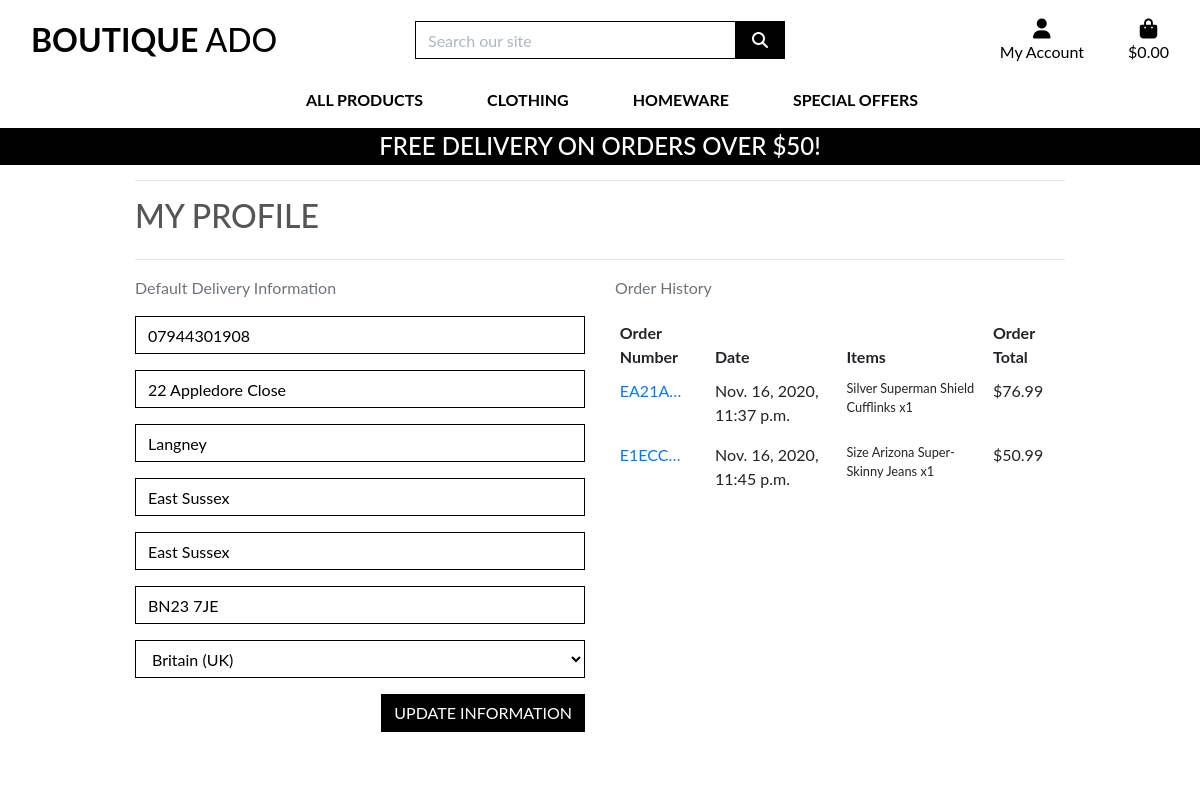
The app's page /profile/ (signed in), older data.
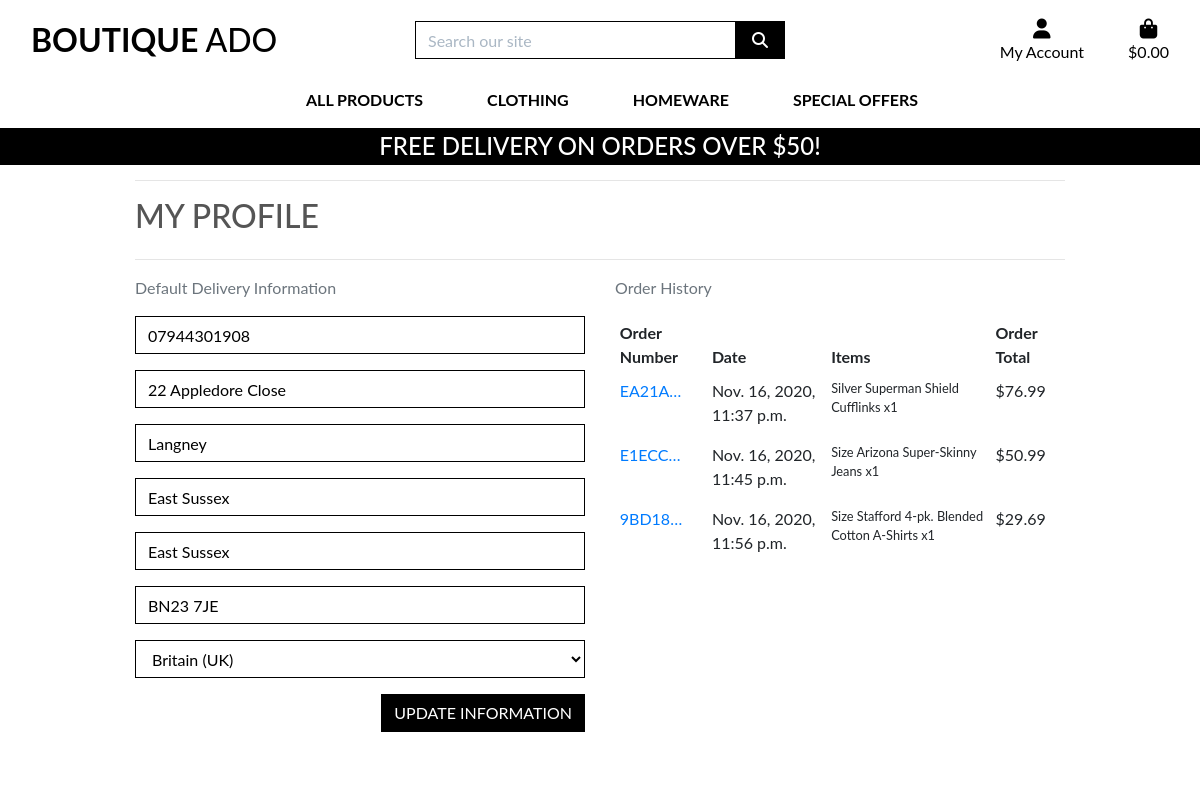
The same page, newer data.
### profiles/models.py (models this page shows, shortened)
class UserProfile(models.Model):
    user = models.OneToOneField(User, on_delete=models.CASCADE)
    default_phone_number = models.CharField(max_length=20, null=True, blank=True)
    default_street_address1 = models.CharField(max_length=80, null=True, blank=True)
    default_street_address2 = models.CharField(max_length=80, null=True, blank=True)
    default_town_or_city = models.CharField(max_length=40, null=True, blank=True)
    default_county = models.CharField(max_length=80, null=True, blank=True)
    default_postcode = models.CharField(max_length=20, null=True, blank=True)
    default_country = CountryField(blank_label='Country', null=True, blank=True)

### checkout/models.py (models this page shows, shortened)
class Order(models.Model):
    order_number = models.CharField(max_length=32, null=False, editable=False)
    user_profile = models.ForeignKey(UserProfile, on_delete=models.SET_NULL,
                                     null=True, blank=True, related_name='orders')
    full_name = models.CharField(max_length=50, null=False, blank=False)
    email = models.EmailField(max_length=254, null=False, blank=False)
    phone_number = models.CharField(max_length=20, null=False, blank=False)
    country = CountryField(blank_label='Country *', null=False, blank=False)
    postcode = models.CharField(max_length=20, null=True, blank=True)
    town_or_city = models.CharField(max_length=40, null=False, blank=False)
    street_address1 = models.CharField(max_length=80, null=False, blank=False)
    street_address2 = models.CharField(max_length=80, null=True, blank=True)
    county = models.CharField(max_length=80, null=True, blank=True)
    date = models.DateTimeField(auto_now_add=True)
    delivery_cost = models.DecimalField(max_digits=6, decimal_places=2, null=False, default=0)
    order_total = models.DecimalField(max_digits=10, decimal_places=2, null=False, default=0)
    grand_total = models.DecimalField(max_digits=10, decimal_places=2, null=False, default=0)
    original_bag = models.TextField(null=False, blank=False, default='')
    stripe_pid = models.CharField(max_length=254, null=False, blank=False, default='')

class OrderLineItem(models.Model):
    order = models.ForeignKey(Order, null=False, blank=False, on_delete=models.CASCADE, related_name='lineitems')
    product = models.ForeignKey(Product, null=False, blank=False, on_delete=models.CASCADE)
    product_size = models.CharField(max_length=2, null=True, blank=True) # XS, S, M, L, XL
    quantity = models.IntegerField(null=False, blank=False, default=0)
    lineitem_total = models.DecimalField(max_digits=6, decimal_places=2, null=False, blank=False, editable=False)

### products/models.py (models this page shows, shortened)
class Product(models.Model):
    category = models.ForeignKey('Category', null=True, blank=True, on_delete=models.SET_NULL)
    sku = models.CharField(max_length=254, null=True, blank=True)
    name = models.CharField(max_length=254)
    description = models.TextField()
    has_sizes = models.BooleanField(default=False, null=True, blank=True)
    price = models.DecimalField(max_digits=6, decimal_places=2)
    rating = models.DecimalField(max_digits=6, decimal_places=2, null=True, blank=True)
    image_url = models.URLField(max_length=1024, null=True, blank=True)
    image = models.ImageField(null=True, blank=True)

### profiles/views.py (the view)
# urls.py: path('profile/', include('profiles.urls')),
def profile(request):
    profile = get_object_or_404(UserProfile, user=request.user)
    if request.method == 'POST':
        form = UserProfileForm(request.POST, instance=profile)
        if form.is_valid():
            form.save()
            messages.success(request, 'Profile updated successfully')
    form = UserProfileForm(instance=profile)
    orders = profile.orders.all()
    template = 'profiles/profile.html'
    context = {
        'form': form,
        'orders': orders,
        'on_profile_page': True
    }
    return render(request, template, context)

### profiles/forms.py
class UserProfileForm(forms.ModelForm):
    class Meta:
        model = UserProfile
        exclude = ('user',)
    def __init__(self, *args, **kwargs):
        super().__init__(*args, **kwargs)
        placeholders = {
            'default_phone_number': 'Phone Number',
            'default_postcode': 'Postal Code',
            'default_town_or_city': 'Town or City',
            'default_street_address1': 'Street Address 1',
            'default_street_address2': 'Street Address 2',
            'default_county': 'County, State or Locality',
        }
        self.fields['default_phone_number'].widget.attrs['autofocus'] = True
        for field in self.fields:
            if field != 'default_country':
                if self.fields[field].required:
                    placeholder = f'{placeholders[field]} *'
                else:
                    placeholder = placeholders[field]
                self.fields[field].widget.attrs['placeholder'] = placeholder
            self.fields[field].widget.attrs['class'] = 'border-black rounded-0 profile-form-input'
            self.fields[field].label = False

### bag/contexts.py (called while the page is built, shortened)
def bag_contents(request):
    bag_items = []
    total = 0
    product_count = 0
    bag = request.session.get('bag', {})
    if total < settings.FREE_DELIVERY_THRESHOLD:
        delivery = total * Decimal(settings.STANDARD_DELIVERY_PERCENTAGE / 100)
        free_delivery_delta = settings.FREE_DELIVERY_THRESHOLD - total
    else:
        delivery = 0
        free_delivery_delta = 0
    grand_total = delivery + total
    context = {
        'bag_items': bag_items,
        'total': total,
        'product_count': product_count,
        'delivery': delivery,
        'free_delivery_delta': free_delivery_delta,
        'free_delivery_threshold': settings.FREE_DELIVERY_THRESHOLD,
        'grand_total': grand_total,
    }
    return context

### profiles/templates/profiles/profile.html (shortened to what this page needs)
{% extends "base.html" %}
{% load static %}
{% block extra_css %}
    <link rel="stylesheet" href="{% static 'profiles/css/profile.css' %}">
{% endblock %}
{% block page_header %}
    <div class="container header-container">
    </div>
{% endblock %}
{% block content %}
    <div class="overlay"></div>
    <div class="container">
        <div class="row">
            <div class="col">
                <hr>
                <h2 class="logo-font mb-4">My Profile</h2>
                <hr>
            </div>
        </div>
        <div class="row">
            <div class="col-12 col-lg-6">
                <p class="text-muted">Default Delivery Information</p>
                <form class="mt-3" action="{% url 'profile' %}" method="POST" id="profile-update-form">
                    {{ form|crispy }}
                    <button class="btn btn-black rounded-0 text-uppercase float-right">Update Information</button>
                </form>
            </div>
            <div class="col-12 col-lg-6">
                <p class="text-muted">Order History</p>
                <div class="order-history table-responsive">
                    <table class="table table-sm table-borderless">
                        <thead>
                            <tr>
                                <th>Order Number</th>
                                <th>Date</th>
                                <th>Items</th>
                                <th>Order Total</th>
                            </tr>
                        </thead>
                        <tbody>
                            {% for order in orders %}
                                <tr>
                                    <td>
                                        <a href="{% url 'order_history' order.order_number %}"
                                        title="{{ order.order_number }}">
                                            {{ order.order_number|truncatechars:6 }}
                                        </a>
                                    </td>
                                    <td>{{ order.date }}</td>
                                    <td>
                                        <ul class="list-unstyled">
                                            {% for item in order.lineitems.all %}
                                                <li class="small">
                                                    {% if item.product.has_sizes %}
                                                        Size {{ item.product.size|upper }}
                                                    {% endif %}{{ item.product.name }} x{{ item.quantity }}
                                                </li>
                                            {% endfor %}
                                        </ul>
                                    </td>
                                    <td>${{ order.grand_total }}</td>
                                </tr>
                            {% endfor %}
                        </tbody>
                    </table>
                </div>
            </div>
        </div>
{% endblock %}

### templates/base.html (shortened to what this page needs)
{% load static %}
<!doctype html>
<html lang="en">
  <head>
    {% block corecss %}
        <link rel="stylesheet" href="https://stackpath.bootstrapcdn.com/bootstrap/4.4.1/css/bootstrap.min.css">
        <link rel="stylesheet" href="{% static 'css/base.css' %}">
    {% endblock %}
    {% block extra_css %}
    {% endblock %}
  </head>
  <body>
    <header class="container-fluid fixed-top">
        <div id="topnav" class="row bg-white pt-lg-2 d-none d-lg-flex">
            <div class="col-12 col-lg-4 my-auto py-1 py-lg-0 text-center text-lg-left">
                <a href="{% url 'home' %}" class="nav-link main-logo-link">
                    <h2 class="logo-font text-black my-0"><strong>Boutique</strong> Ado</h2>
                </a>
            </div>
            <div class="col-12 col-lg-4 my-auto py-1 py-lg-0">
                <form method="GET" action="{% url 'products' %}">
                    <div class="input-group w-100">
                        <input class="form-control border border-black rounded-0" type="text" name="q" placeholder="Search our site">
                        <div class="input-group-append">
                            <button class="form-control btn btn-black border border-black rounded-0" type="submit">
                                <span class="icon">
                                    <i class="fas fa-search"></i>
                                </span>
                            </button>
                        </div>
                    </div>
                </form>
            </div>
            <div class="col-12 col-lg-4 my-auto py-1 py-lg-0">
                <ul class="list-inline list-unstyled text-center text-lg-right my-0">
                    <li class="list-inline-item dropdown">
                        <a class="text-black nav-link" href="#" id="user-options" data-toggle="dropdown" aria-haspopup="true" aria-expanded="false">
                            <div class="text-center">
                                <div><i class="fas fa-user fa-lg"></i></div>
                                <p class="my-0">My Account</p>
                            </div>
                        </a>
                    </li>
                    <li class="list-inline-item">
                        <a class="{% if grand_total %}text-info font-weight-bold{% else %}text-black{% endif %} nav-link" href="{% url 'view_bag' %}">
                            <div class="text-center">
                                <div><i class="fas fa-shopping-bag fa-lg"></i></div>
                                <p class="my-0">
                                    {% if grand_total %}
                                        ${{ grand_total|floatformat:2 }}
                                    {% else %}
                                        $0.00
                                    {% endif %}
                                </p>
                            </div>
                        </a>
                    </li>
                </ul>
            </div>
        </div>
        <div class="row bg-white">
            <nav class="navbar navbar-expand-lg navbar-light w-100">
                {% include 'includes/main-nav.html' %}
            </nav>
        </div>
        <div id="delivery-banner" class="row text-center">
            <div class="col bg-black text-white">
                <h4 class="logo-font my-1">Free delivery on orders over ${{ free_delivery_threshold }}!</h4>
            </div>
        </div>
    </header>
    {% block page_header %}
    {% endblock %}
    {% block content %}
    {% endblock %}
  </body>
</html>

### templates/includes/main-nav.html (shortened to what this page needs)
<div class="collapse navbar-collapse" id="main-nav">
    <ul class="navbar-nav w-auto mx-auto">
        <li class="nav-item dropdown">
            <a class="logo-font font-weight-bold nav-link text-black mr-5" href="#" id="all-products-link" data-toggle="dropdown" aria-haspopup="true" aria-expanded="false">
                All Products
            </a>
        </li>
        <li class="nav-item dropdown">
            <a class="logo-font font-weight-bold nav-link text-black mr-5" href="#" id="clothing-link" data-toggle="dropdown" aria-haspopup="true" aria-expanded="false">
                Clothing
            </a>
        </li>
        <li class="nav-item dropdown">
            <a class="logo-font font-weight-bold nav-link text-black mr-5" href="#" id="homeware-link" data-toggle="dropdown" aria-haspopup="true" aria-expanded="false">
                Homeware
            </a>
        </li>
        <li class="nav-item dropdown">
            <a class="logo-font font-weight-bold nav-link text-black" href="#" id="specials-link" data-toggle="dropdown" aria-haspopup="true" aria-expanded="false">
                Special Offers
            </a>
        </li>
    </ul>
</div>

### static/css/base.css (style rules this page uses)
html { height: 100%; }
body { background: url('/media/homepage_background_cropped.jpg') no-repeat center center fixed; background-size: cover; height: calc(100vh - 164px); color: #555; font-family: 'Lato'; }
.icon { align-items: center; display: inline-flex; justify-content: center; height: 1.5rem; width: 1.5rem; }
.logo-font { text-transform: uppercase; }
.main-logo-link { width: fit-content; }
.btn-black { background: black; color: white; }
.text-black { color: #000 !important; }
.border-black { border: 1px solid black !important; }
.bg-black { background: #000 !important; }
.overlay { height: 100%; width: 100%; top: 0; left: 0; position: fixed; background: white; z-index: -1; }
input[name='q']::placeholder { color: #aab7c4; }
@media (min-width: 1200px) { .container { max-width: 80%; } }
@media (min-width: 992px) { .header-container { padding-top: 164px; } }

### profiles/static/profiles/css/profile.css (style rules this page uses)
.order-history { max-height: 416px; overflow-y: auto; }
#profile-update-form .form-control { color: #000; }
#profile-update-form input::placeholder { color: #aab7c4; }
#id_default_country, #id_default_country option:not(:first-child) { color: #000; }

Row changes from the older to the newer data that the page shows:
added Order: order_number "9BD18…", date "Nov. 16, 2020, 11:56 p.m.", grand_total "29.69"
added OrderLineItem: product.name "Stafford 4-pk. Blended Cotton A-Shirts", quantity "1", shown under "9BD18…"
